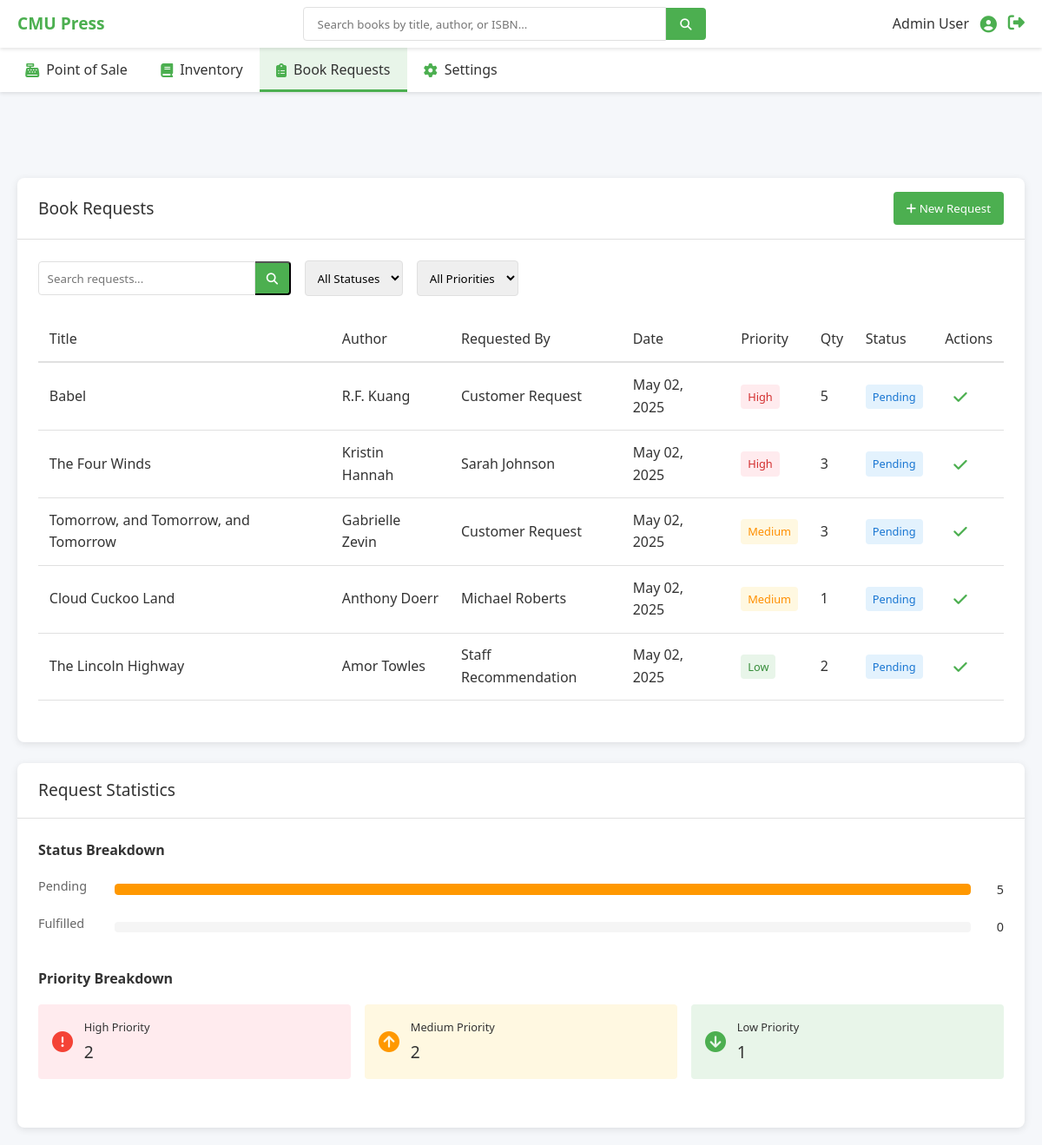
Page /index.php?tab=book_requests (signed in) on the earlier database version.
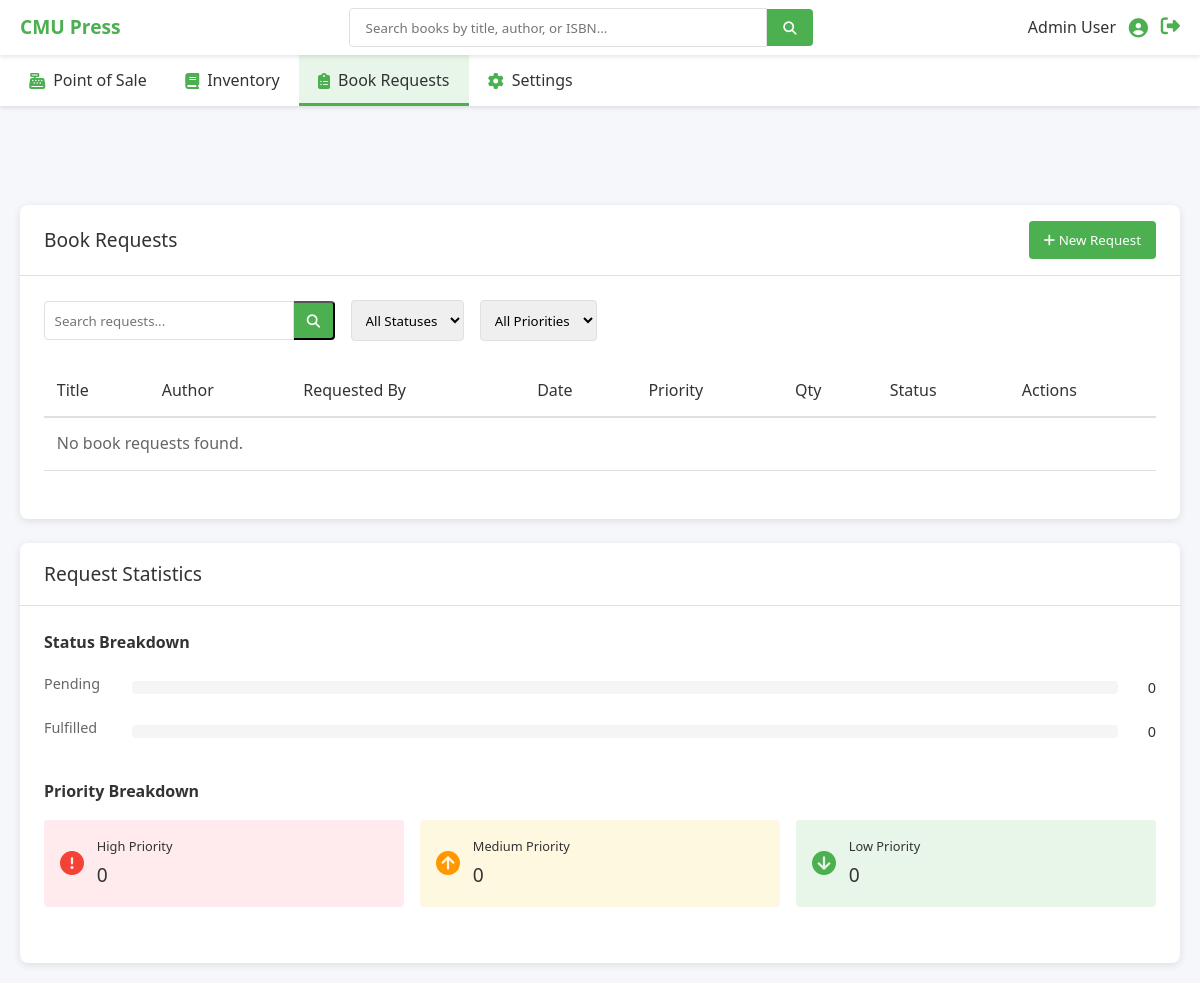
Same page on the later database version.
### tables this page shows
CREATE TABLE `book_requests` (
  `request_id` int(11) NOT NULL AUTO_INCREMENT,
  `title` varchar(255) NOT NULL,
  `author` varchar(255) DEFAULT NULL,
  `requested_by` varchar(255) NOT NULL,
  `request_date` timestamp NOT NULL DEFAULT current_timestamp(),
  `priority` enum('low','medium','high') NOT NULL DEFAULT 'medium',
  `quantity` int(11) NOT NULL DEFAULT 1,
  `status` enum('pending','ordered','fulfilled','cancelled') NOT NULL DEFAULT 'pending',
  PRIMARY KEY (`request_id`)
);

### pages/book_requests.php (the view, shortened to what the changed rows need)
<?php
$database = new Database();
$db = $database->getConnection();
$search = isset($_GET['search']) ? sanitizeInput($_GET['search']) : '';
$statusFilter = isset($_GET['status']) ? sanitizeInput($_GET['status']) : 'all';
$priorityFilter = isset($_GET['priority']) ? sanitizeInput($_GET['priority']) : 'all';
$page = isset($_GET['page']) ? (int)$_GET['page'] : 1;
$itemsPerPage = 10;
$query = "SELECT * FROM book_requests WHERE 1=1";
$query .= " ORDER BY
            CASE priority
                WHEN 'high' THEN 1
                WHEN 'medium' THEN 2
                WHEN 'low' THEN 3
            END,
            request_date DESC";
$offset = ($page - 1) * $itemsPerPage;
$query .= " LIMIT :offset, :limit";
$stmt = $db->prepare($query);
$stmt->bindParam(':offset', $offset, PDO::PARAM_INT);
$stmt->bindParam(':limit', $itemsPerPage, PDO::PARAM_INT);
$stmt->execute();
$requests = $stmt->fetchAll(PDO::FETCH_ASSOC);
$countQuery = "SELECT COUNT(*) as total FROM book_requests WHERE 1=1";
$countStmt = $db->prepare($countQuery);
$countStmt->execute();
$statusQuery = "SELECT status, COUNT(*) as count FROM book_requests GROUP BY status";
$statusStmt = $db->prepare($statusQuery);
$statusStmt->execute();
$statusCounts = [
    'pending' => 0,
    'fulfilled' => 0
];
while ($row = $statusStmt->fetch(PDO::FETCH_ASSOC)) {
    if ($row['status'] === 'pending' || $row['status'] === 'fulfilled') {
        $statusCounts[$row['status']] = $row['count'];
    }
}
$totalRequests = array_sum($statusCounts);
$priorityQuery = "SELECT priority, COUNT(*) as count FROM book_requests WHERE status = 'pending' GROUP BY priority";
$priorityStmt = $db->prepare($priorityQuery);
$priorityStmt->execute();
$priorityCounts = [
    'high' => 0,
    'medium' => 0,
    'low' => 0
];
while ($row = $priorityStmt->fetch(PDO::FETCH_ASSOC)) {
    $priorityCounts[$row['priority']] = $row['count'];
}
?>
<section id="book_requests" class="tab-content active">
    <div class="container">
        <div class="left-column">
            <div class="card">
                <div class="card-header">
                    <h2>Book Requests</h2>
                    <div class="header-actions">
                        <button id="add-request-btn" class="btn-primary">
                            <i class="fas fa-plus"></i> New Request
                        </button>
                    </div>
                </div>
                <div class="card-body">
                    <div class="filters">
                        <form action="" method="get" class="filter-form">
                            <div class="filter-group">
                                <input type="text" name="search" placeholder="Search requests..." value="<?php echo $search; ?>">
                                <button type="submit"><i class="fas fa-search"></i></button>
                            </div>
                            <div class="filter-group">
                                <select name="status" id="status-filter">
                                    <option value="all" <?php echo $statusFilter === 'all' ? 'selected' : ''; ?>>All Statuses</option>
                                </select>
                            </div>
                            <div class="filter-group">
                                <select name="priority" id="priority-filter">
                                    <option value="all" <?php echo $priorityFilter === 'all' ? 'selected' : ''; ?>>All Priorities</option>
                                </select>
                            </div>
                        </form>
                    </div>
                    <div class="requests-table-wrapper">
                        <table class="requests-table">
                            <thead>
                                <tr>
                                    <th>Title</th>
                                    <th>Author</th>
                                    <th>Requested By</th>
                                    <th>Date</th>
                                    <th>Priority</th>
                                    <th>Qty</th>
                                    <th>Status</th>
                                    <th>Actions</th>
                                </tr>
                            </thead>
                            <tbody>
                                <?php if (empty($requests)): ?>
                                    <tr>
                                        <td colspan="8" class="no-data">No book requests found.</td>
                                    </tr>
                                <?php else: ?>
                                    <?php foreach ($requests as $request): ?>
                                        <tr data-id="<?php echo $request['request_id']; ?>">
                                            <td><?php echo htmlspecialchars($request['title']); ?></td>
                                            <td><?php echo htmlspecialchars($request['author']); ?></td>
                                            <td><?php echo htmlspecialchars($request['requested_by']); ?></td>
                                            <td><?php echo date('M d, Y', strtotime($request['request_date'])); ?></td>
                                            <td>
                                                <span class="priority <?php echo $request['priority']; ?>-priority">
                                                    <?php echo ucfirst($request['priority']); ?>
                                                </span>
                                            </td>
                                            <td><?php echo $request['quantity']; ?></td>
                                            <td>
                                                <span class="status <?php echo $request['status']; ?>">
                                                    <?php echo ucfirst($request['status']); ?>
                                                </span>
                                            </td>
                                            <td class="actions">
                                                <?php if ($request['status'] === 'pending'): ?>
                                                    <button class="fulfill-request-btn" data-id="<?php echo $request['request_id']; ?>" title="Mark as Fulfilled">
                                                        <i class="fas fa-check"></i>
                                                    </button>
                                                <?php endif; ?>
                                            </td>
                                        </tr>
                                    <?php endforeach; ?>
                                <?php endif; ?>
                            </tbody>
                        </table>
                    </div>
                </div>
            </div>
        </div>
        <div class="right-column">
            <div class="card">
                <div class="card-header">
                    <h2>Request Statistics</h2>
                </div>
                <div class="card-body">
                    <div class="stat-section">
                        <h3>Status Breakdown</h3>
                        <div class="stat-bars">
                            <div class="stat-bar">
                                <div class="stat-label">Pending</div>
                                <div class="bar-container">
                                    <div class="bar" style="width: <?php echo $totalRequests > 0 ? ($statusCounts['pending'] / $totalRequests * 100) . '%' : '0%'; ?>; background-color: #ff9800;"></div>
                                </div>
                                <div class="stat-value"><?php echo $statusCounts['pending']; ?></div>
                            </div>
                            <div class="stat-bar">
                                <div class="stat-label">Fulfilled</div>
                                <div class="bar-container">
                                </div>
                                <div class="stat-value"><?php echo $statusCounts['fulfilled']; ?></div>
                            </div>
                        </div>
                    </div>
                    <div class="stat-section">
                        <h3>Priority Breakdown</h3>
                        <div class="priority-stats">
                            <div class="priority-stat high">
                                <div class="priority-icon"><i class="fas fa-exclamation-circle"></i></div>
                                <div class="priority-details">
                                    <div class="priority-label">High Priority</div>
                                    <div class="priority-value"><?php echo $priorityCounts['high']; ?></div>
                                </div>
                            </div>
                            <div class="priority-stat medium">
                                <div class="priority-icon"><i class="fas fa-arrow-circle-up"></i></div>
                                <div class="priority-details">
                                    <div class="priority-label">Medium Priority</div>
                                    <div class="priority-value"><?php echo $priorityCounts['medium']; ?></div>
                                </div>
                            </div>
                            <div class="priority-stat low">
                                <div class="priority-icon"><i class="fas fa-arrow-circle-down"></i></div>
                                <div class="priority-details">
                                    <div class="priority-label">Low Priority</div>
                                    <div class="priority-value"><?php echo $priorityCounts['low']; ?></div>
                                </div>
                            </div>
                        </div>
                    </div>
                </div>
            </div>
        </div>
    </div>
</section>

Differences in the rows shown:
removed book_requests: title "Babel", author "R.F. Kuang", requested_by "Customer Request", request_date "May 02, 2025", priority "High", quantity "5", status "Pending"
removed book_requests: title "The Four Winds", author "Kristin Hannah", requested_by "Sarah Johnson", request_date "May 02, 2025", priority "High", quantity "3", status "Pending"
removed book_requests: title "Tomorrow, and Tomorrow, and Tomorrow", author "Gabrielle Zevin", requested_by "Customer Request", request_date "May 02, 2025", priority "Medium", quantity "3", status "Pending"
removed book_requests: title "Cloud Cuckoo Land", author "Anthony Doerr", requested_by "Michael Roberts", request_date "May 02, 2025", priority "Medium", quantity "1", status "Pending"
removed book_requests: title "The Lincoln Highway", author "Amor Towles", requested_by "Staff Recommendation", request_date "May 02, 2025", priority "Low", quantity "2", status "Pending"
Other differences:
$statusCounts['pending']: "5" → "0"
$priorityCounts['high']: "2" → "0"
$priorityCounts['medium']: "2" → "0"
$priorityCounts['low']: "1" → "0"
text now shown: "No book requests found."
